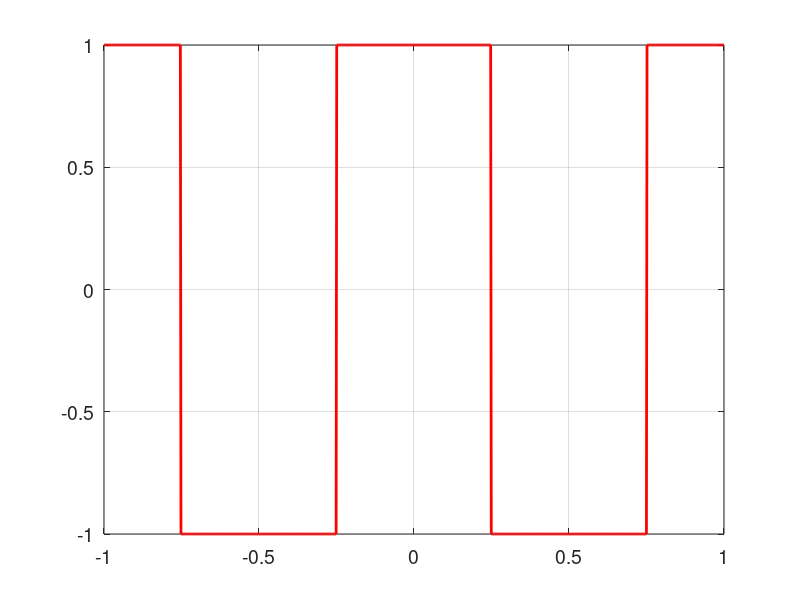
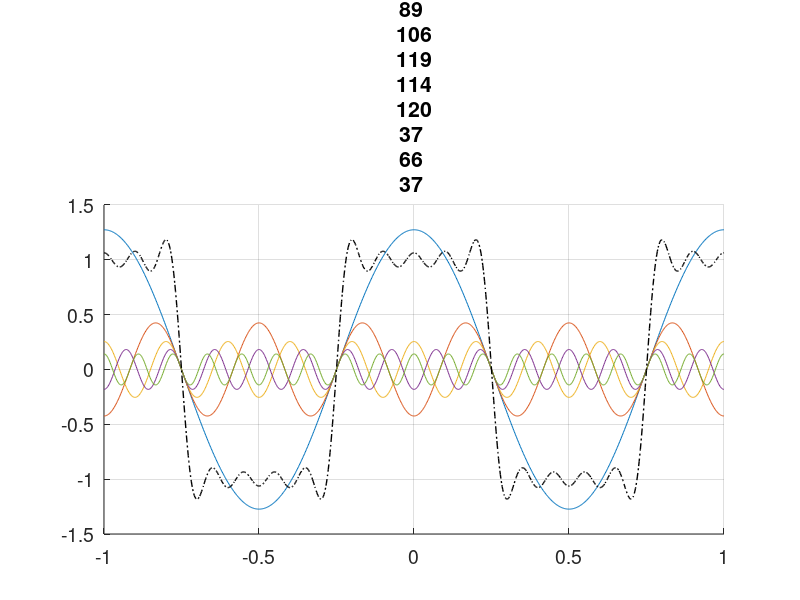

MATLAB code to generate these figures, in order:
% e5_4_square_Fourier_even_.m     
% Fourier series for even squarewave
clear; close all; set(0,'defaultAxesFontSize',14); fpv=[100 100 400 220];
A=1;         % amplitude of input wave
T0 = 1;      % period of input wave
t=linspace(-T0,T0,1024); lt=length(t); % 2 periods of wave
terms = 5;  % number of harmonics to calculate and plot

X = A*ones(1,lt); X(lt/8:3/8*lt) = -A;  X(5/8*lt:7/8*lt) = -A; % even square wave, original signal
figure('position',fpv), plot(t,X,'r','Linewidth',2),grid on, hold off  % plot  squarewave

x = zeros(2*terms,lt);  % initialize matrix of Fourier harmonics (row n is nth harmonic)
for n = 1:2:2*terms-1
    x(n,1:end)= 4*A/(n*pi)*sin(n*pi/2)*cos(2*n*pi*t/T0);  % even square wave Fourier series
end

figure('position',fpv), hold on, title("Terms = "+terms),
 for n = 1:2:2*terms-1
  plot(t, x(n,:)),grid on,       % plot harmonics
 end 
plot(t, sum(x),'-.k','Linewidth',1),grid on, hold off  % plot sum as dashed, atop harmonics  
